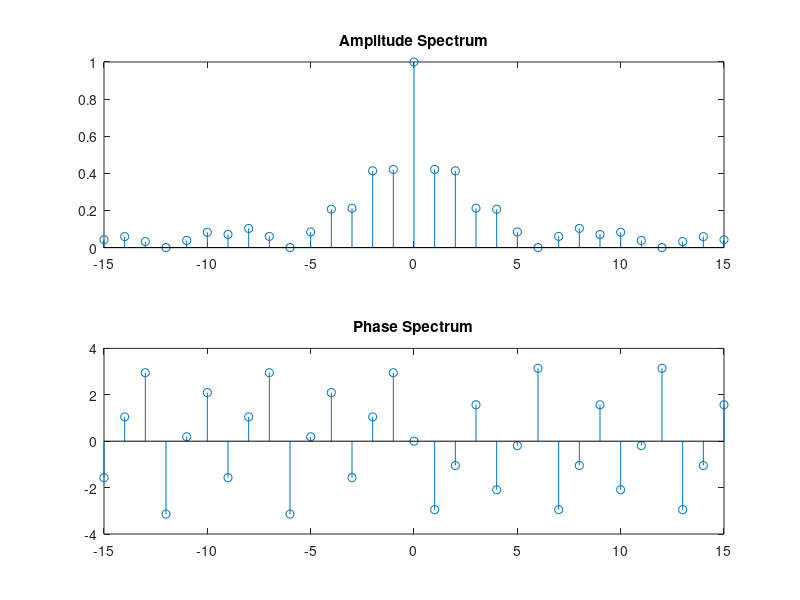

MATLAB code to generate this figure:
%farah --alaa
c0 = 1;
n = 1 : 15;
cn=((3*j.*exp(-4*n*pi*j/3)-2*j.*exp(-n*pi*j)-j)./(2*pi*n));
n = -15 : -1;
c_n =((3*j.*exp(-4*n*pi*j/3)-2*j.*exp(-n*pi*j)-j)./(2*pi*n));
cn = [c_n c0 cn];
n=-15:15;
subplot (2,1,1)
stem(n,abs(cn))
title('Amplitude Spectrum')
subplot (2,1,2)
stem(n,angle(cn))
title('Phase Spectrum')